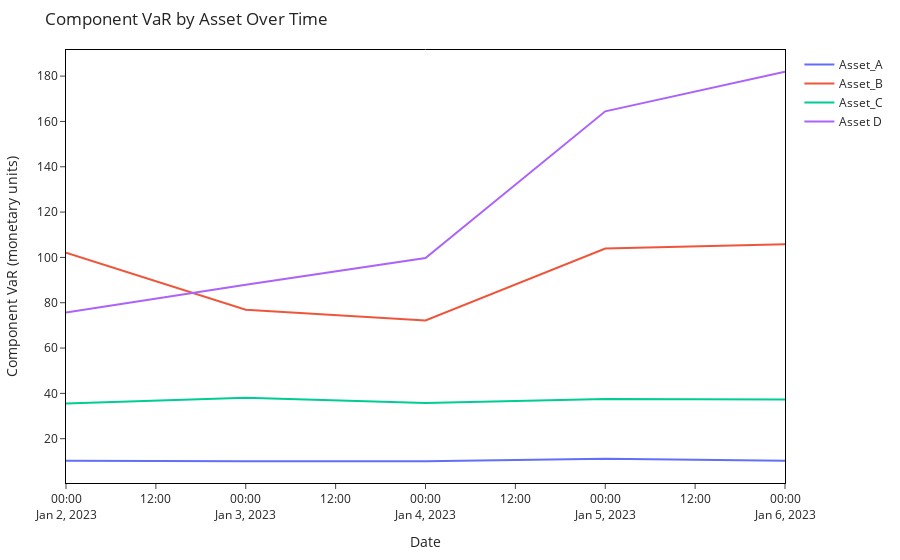

Notebook source saved alongside this figure:
### Code cell
InteractivePlots.plot_risk_contribution_lines(component_df)

### Figure 1 — Plotly figure (JSON) as saved in the notebook; plotly's stock layout.template omitted (floating-point values rounded to 4 significant figures)
{"data": [{"hovertemplate": "Date: %{x}<br>Asset_A VaR = %{y:.3f}<extra></extra>", "line": {"color": "#636EFA"}, "mode": "lines", "name": "Asset_A", "type": "scatter", "x": ["2023-01-02T00:00:00", "2023-01-03T00:00:00", "2023-01-04T00:00:00", "2023-01-05T00:00:00", "2023-01-06T00:00:00"], "y": [10.31, 10.0, 10.09, 11.13, 10.32]}, {"hovertemplate": "Date: %{x}<br>Asset_B VaR = %{y:.3f}<extra></extra>", "line": {"color": "#EF553B"}, "mode": "lines", "name": "Asset_B", "type": "scatter", "x": ["2023-01-02T00:00:00", "2023-01-03T00:00:00", "2023-01-04T00:00:00", "2023-01-05T00:00:00", "2023-01-06T00:00:00"], "y": [102.1, 76.93, 72.16, 103.9, 105.8]}, {"hovertemplate": "Date: %{x}<br>Asset_C VaR = %{y:.3f}<extra></extra>", "line": {"color": "#00CC96"}, "mode": "lines", "name": "Asset_C", "type": "scatter", "x": ["2023-01-02T00:00:00", "2023-01-03T00:00:00", "2023-01-04T00:00:00", "2023-01-05T00:00:00", "2023-01-06T00:00:00"], "y": [35.5, 38.06, 35.71, 37.51, 37.33]}, {"hovertemplate": "Date: %{x}<br>Asset D VaR = %{y:.3f}<extra></extra>", "line": {"color": "#AB63FA"}, "mode": "lines", "name": "Asset D", "type": "scatter", "x": ["2023-01-02T00:00:00", "2023-01-03T00:00:00", "2023-01-04T00:00:00", "2023-01-05T00:00:00", "2023-01-06T00:00:00"], "y": [75.71, 87.96, 99.74, 164.5, 182.0]}], "layout": {"hovermode": "x unified", "margin": {"b": 50, "l": 60, "r": 60, "t": 50}, "paper_bgcolor": "white", "plot_bgcolor": "white", "title": {"text": "Component VaR by Asset Over Time"}, "xaxis": {"linecolor": "black", "linewidth": 1, "mirror": true, "showline": true, "title": {"text": "Date"}}, "yaxis": {"linecolor": "black", "linewidth": 1, "mirror": true, "showline": true, "title": {"text": "Component VaR (monetary units)"}}}}
